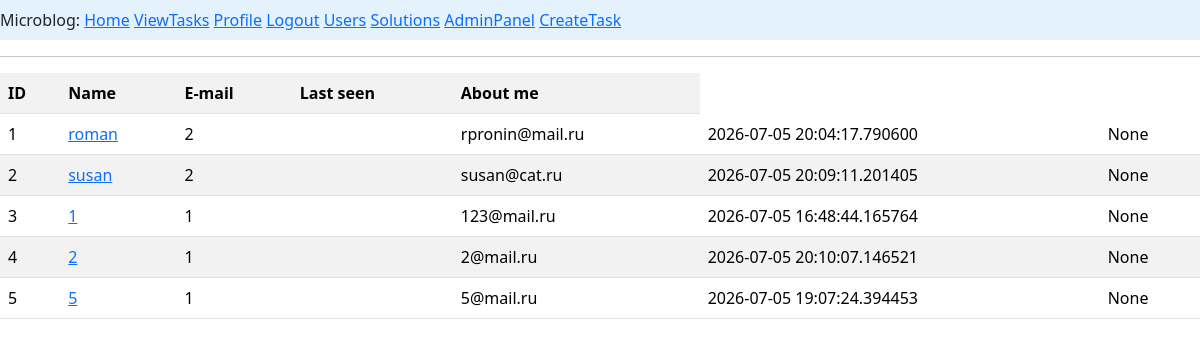
Before: /view_users (signed in) with the older database file.
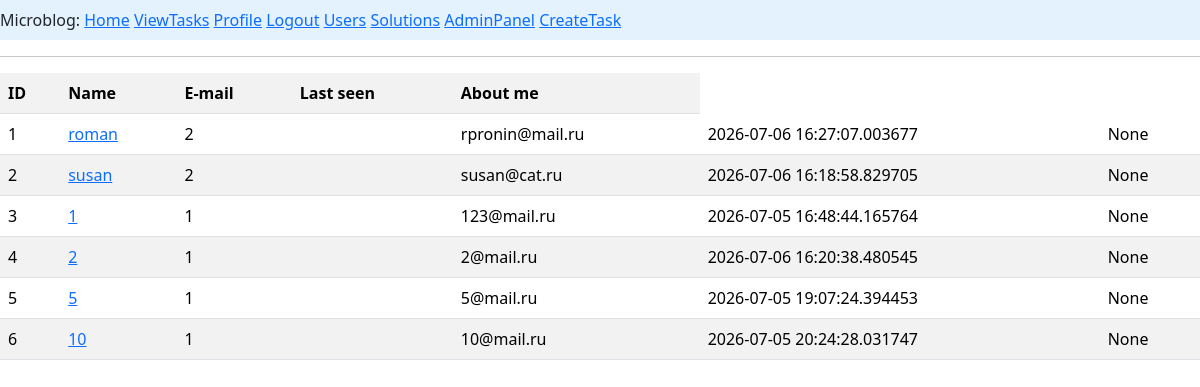
After: the same page with the newer database file.
### app/models.py (models this page shows, shortened)
class User(UserMixin, db.Model):
    __tablename__ ='users'
    id: so.Mapped[int] = so.mapped_column(primary_key=True)
    username: so.Mapped[str] = so.mapped_column(sa.String(64), index=True,
                                                unique=True)
    email: so.Mapped[str] = so.mapped_column(sa.String(120), index=True,
                                             unique=True)
    password_hash: so.Mapped[Optional[str]] = so.mapped_column(sa.String(256))
    posts: so.WriteOnlyMapped['Post'] = so.relationship(back_populates='author')
    about_me: so.Mapped[Optional[str]] = so.mapped_column(sa.String(140))
    last_seen: so.Mapped[Optional[datetime]] = so.mapped_column(
        default=lambda: datetime.now(timezone.utc))
    role_id: so.Mapped[int] = so.mapped_column(sa.ForeignKey(Role.id),index=True)
    role: so.Mapped['Role'] = so.relationship(back_populates='users')
    task_user: so.Mapped['Task']=so.relationship(back_populates='creator')
    solve_user: so.Mapped[list['Solve']] = so.relationship(back_populates='solver')

### app/routes.py (the view)
@app.route('/view_users', methods=['GET'])
@login_required
def view_users():
    if not is_admin():
        flash('У вас нет прав для доступа к этой странице', 'danger')
        return redirect(url_for('index'))  # или url_for('login'), куда хочешь редиректить
    users = db.session.scalars(sa.select(User)).all()
    return render_template('view_users.html', users=users)

### app/models.py (called while the page is built)
@login.user_loader
def load_user(id):
    return db.session.get(User, int(id))

### app/routes.py (called while the page is built)
@app.before_request
def before_request():
    if current_user.is_authenticated:
        current_user.last_seen = datetime.now(timezone.utc)
        db.session.commit()

def is_admin():
    if not current_user.is_authenticated:
        return False
    if not current_user.role:
        return False
    return current_user.role.rolename == 'admin'

### app/templates/view_users.html
{% extends "base.html" %}
{% block content %}
<table class="table table-striped table-hover">
    <tr><th>ID</th><th>Name</th><th>E-mail</th><th>Last seen</th><th>About me</th></tr>
    {% for u in users%}
    <tr>
        <td>{{u.id}}</td>
        <td><a href="user/{{u.username}}">{{u.username}}</a></td>
        <td>{{u.role_id}}</td>
        <td>{{u.rolet}}</td>
        <td>{{u.email}}</td>
        <td>{{u.last_seen}}</td>
        <td>{{u.about_me}}</td>
    </tr>
    {% endfor %}
</table>
{% endblock %}

Changed rows visible on the page:
changed User "roman": last_seen "2026-07-05 20:04:17.790600" → "2026-07-06 16:27:07.003677"
changed User "susan": last_seen "2026-07-05 20:09:11.201405" → "2026-07-06 16:18:58.829705"
changed User "2@mail.ru": last_seen "2026-07-05 20:10:07.146521" → "2026-07-06 16:20:38.480545"
added User: id "6", username "10", role_id "1", email "10@mail.ru", last_seen "2026-07-05 20:24:28.031747", about_me "None"
